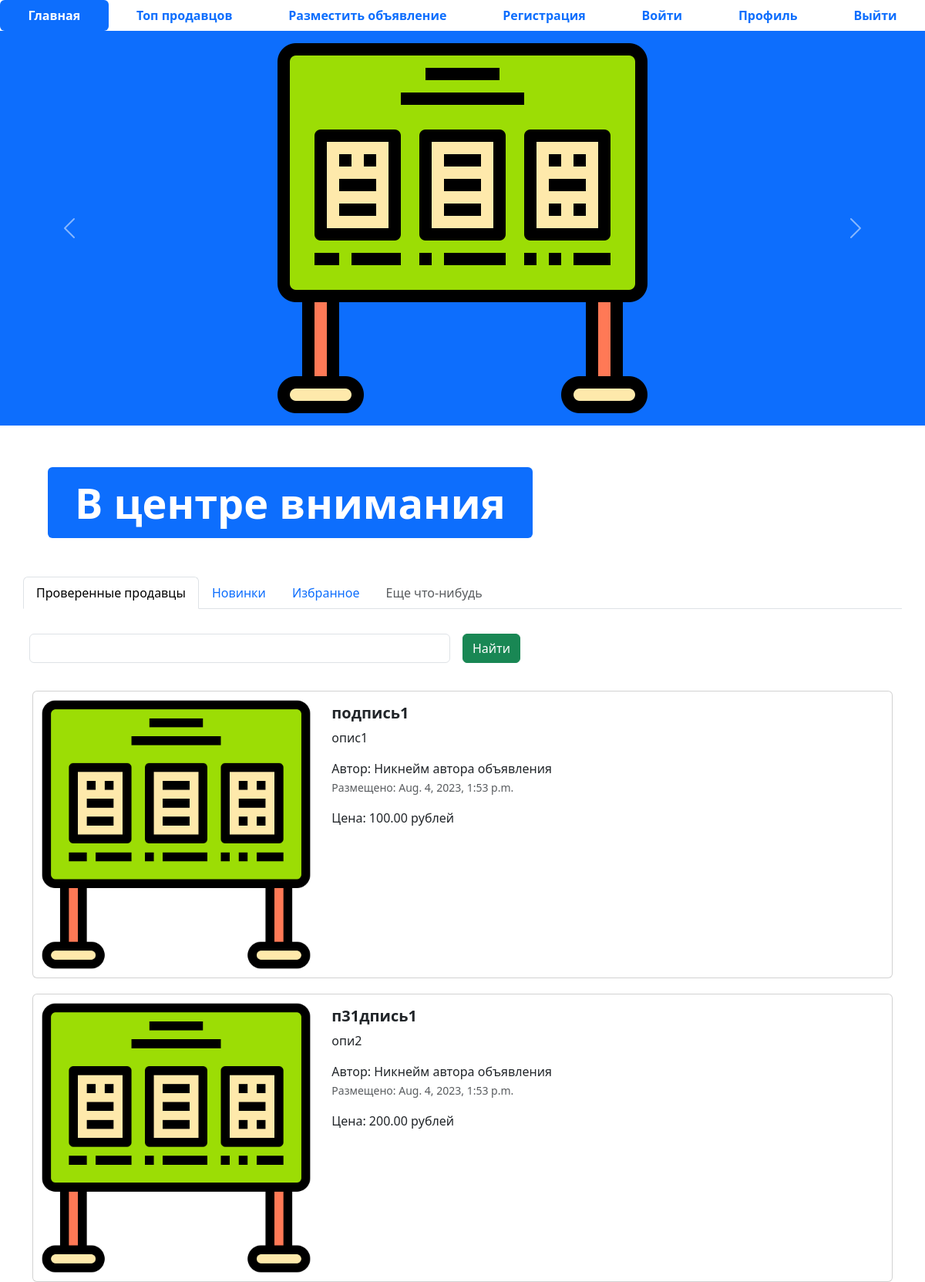
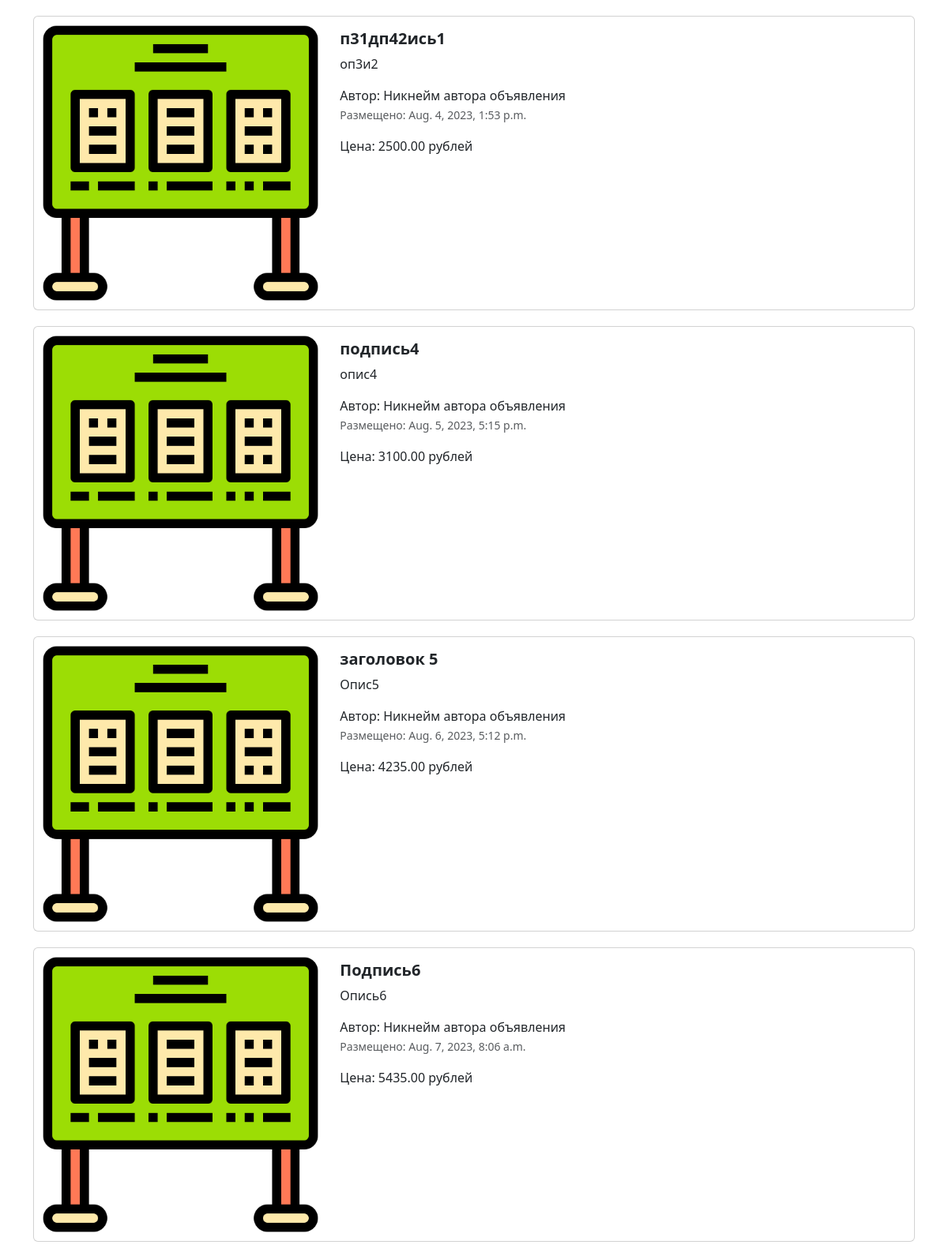
The page / (upper part) on the database its author committed (2 pictures, top to bottom).
### app_advertisements/models.py (models this page shows, shortened)
class Advertisement(models.Model):
    title = models.CharField("Заголовок", max_length=120)
    description = models.TextField("Описание")
    price = models.DecimalField("Цена", max_digits=10, decimal_places=2)
    auction = models.BooleanField("Торг", help_text="Отметьте, если торг уместен")
    created_at = models.DateTimeField(auto_now_add=True)
    updated_at = models.DateTimeField(auto_now=True)
    user = models.ForeignKey(User, verbose_name='пользователь', on_delete=models.CASCADE, null=True, blank=True)
    image = models.ImageField('изображение', upload_to='advertisements/')
    class Meta:
        db_table = "advertisements"

### app_advertisements/views.py (the view)
# urls.py: path('', index, name='main-page'),
def index(request):
    advertisements = Advertisement.objects.all()
    context = {'advertisements' : advertisements}
    return render(request, 'index.html', context)

### templates/index.html (shortened to what this page needs)
{% extends 'base.html' %}
{% load static %}
{% block content %}
<ul class="nav nav-pills sticky-top bg-white nav-fill">
  <li class="nav-item">
    <a class="nav-link active" aria-current="page" href="{% url 'main-page' %}">
      <span style="font-weight: bold;">Главная</span>
    </a>
  </li>
  <li class="nav-item">
    <a class="nav-link" href="{% url 'top-sellers' %}"><span style="font-weight: bold;">Топ продавцов</span>
    </a>
  </li>
  <li class="nav-item">
    <a class="nav-link" href="{% url 'advertisement-post-page' %}">
      <span style="font-weight: bold;">Разместить объявление</span>
    </a>
  </li>
  <li class="nav-item">
    <a class="nav-link" href="{% url 'register' %}">
      <span style="font-weight: bold;">Регистрация</span>
    </a>
  </li>
  <li class="nav-item">
    <a class="nav-link" href="{% url 'login' %}">
      <span style="font-weight: bold;">Войти</span>
    </a>
  </li>
  <li class="nav-item">
    <a class="nav-link" href="{% url 'profile' %}">
      <span style="font-weight: bold;">Профиль</span>
    </a>
  </li>
  <li class="nav-item">
    <a class="nav-link" href="#">
      <span style="font-weight: bold;">Выйти</span>
    </a>
  </li>
</ul>
<div id="carouselExampleControls" class="carousel slide bg-primary" data-bs-ride="carousel">
  <div class="carousel-inner">
    <div class="carousel-item active">
      <img src="{% static 'img/image.png' %}" class="mx-auto d-block w-33" alt="1">
    </div>
  </div>
  <button class="carousel-control-prev" type="button" data-bs-target="#carouselExampleControls" data-bs-slide="prev">
    <span class="carousel-control-prev-icon" aria-hidden="true"></span>
  </button>
  <button class="carousel-control-next" type="button" data-bs-target="#carouselExampleControls" data-bs-slide="next">
    <span class="carousel-control-next-icon" aria-hidden="true"></span>
  </button>
</div>
<div class="container" style="margin: 50px;">
  <div class="display-2">
    <span class="badge bg-primary">В центре внимания</span>
  </div>
</div>
<div class="container">
  <div class="row">
    <ul class="nav nav-tabs bg-white">
      <li class="nav-item">
        <a class="nav-link active" aria-current="page" href="#">Проверенные продавцы</a>
      </li>
      <li class="nav-item">
        <a class="nav-link" href="#">Новинки</a>
      </li>
      <li class="nav-item">
        <a class="nav-link" href="#">Избранное</a>
      </li>
      <li class="nav-item">
        <a class="nav-link disabled" href="#" tabindex="-1" aria-disabled="true">Еще что-нибудь</a>
      </li>
    </ul>
    <form class="row g-3">
      <div class="col-auto w-50">
        <input type="text" class="form-control">
      </div>
      <div class="col-auto">
        <button type="submit" class="btn btn-success mb-3">Найти</button>
      </div>
    </form>
  </div>
  {% for adv in advertisements %}
  <div class="col">
    <div class="card mb-2" style="max-width: 1200px; margin-top: 20px;">
      <div class="row g-0">
        <div class="col-md-4">
          <a href="advertisement.html" class="nav-link">
            <img src="{% if adv.image %} {{ adv.image.url}} {% else %}  {% static 'img/image.png'%} {% endif %}" class="img-fluid rounded-start" alt="Card title">
          </a>
        </div>
        <div class="col-md-8">
          <div class="card-body">
            <h5 class="card-title">
              <a href="advertisement.html" class="nav-link"><strong>{{ adv.title }}</strong></a>
            </h5>
            <a href="advertisement.html" class="nav-link">
              <p class="card-text">
                {{ adv.description}}
              </p>
              <span>Автор: Никнейм автора объявления</span>
              <p class="card-text"><small class="text-muted">Размещено: {{ adv.created_at }}</small></p>
              <span>Цена: {{ adv.price }} рублей</span>
            </a>
          </div>
        </div>
      </div>
    </div>
    {% endfor %}
  </div>
</div>
{% endblock %}

### templates/base.html (shortened to what this page needs)
{% load static %}
<!DOCTYPE html>
<html lang="en">
<head>
    <link href="{% static 'css/bootstrap.min.css' %}" rel="stylesheet">
    <link rel="stylesheet" href="{% static 'css/fontello.css' %}">
</head>
<body>
    {% block content %}
    {% endblock %}
</body>
</html>

### rows shown on the page
Advertisement: title "подпись1", description "опис1", created_at "Aug. 4, 2023, 1:53 p.m.", price "100.00"
Advertisement: title "п31дпись1", description "опи2", created_at "Aug. 4, 2023, 1:53 p.m.", price "200.00"
Advertisement: title "п31дп42ись1", description "оп3и2", created_at "Aug. 4, 2023, 1:53 p.m.", price "2500.00"
Advertisement: title "подпись4", description "опис4", created_at "Aug. 5, 2023, 5:15 p.m.", price "3100.00"
Advertisement: title "заголовок 5", description "Опис5", created_at "Aug. 6, 2023, 5:12 p.m.", price "4235.00"
Advertisement: title "Подпись6", description "Опись6", created_at "Aug. 7, 2023, 8:06 a.m.", price "5435.00"
